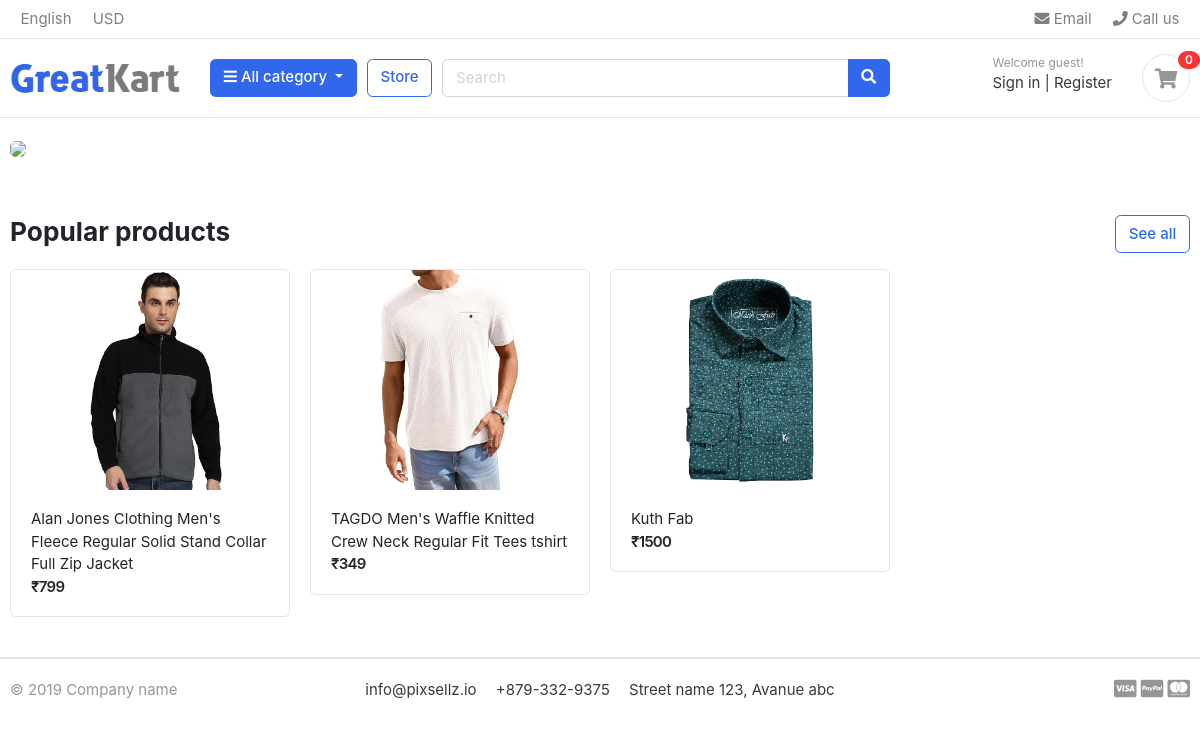
The page / on the database its author committed.
### stores/models.py (models this page shows, shortened)
class Product(models.Model):
  product_name = models.CharField(max_length=200, unique=True)
  slug = models.SlugField(max_length=200, unique=True)
  description = models.TextField(max_length=500, blank=True)
  price = models.IntegerField()
  images = models.ImageField(upload_to='photos/products')
  stock = models.IntegerField()
  is_available = models.BooleanField(default=True)
  category = models.ForeignKey('category.Category', on_delete=models.CASCADE)
  created_date = models.DateTimeField(auto_now_add=True)
  modified_date = models.DateTimeField(auto_now=True)
  class Meta:
    verbose_name = 'product'
    verbose_name_plural = 'products'
  def get_url(self):
    return reverse('product_detail', args=[self.category.slug, self.slug])

### smartKart/views.py (the view)
# urls.py: 2. Add a URL to urlpatterns:  path('', views.home, name='home')
def home(request):
    products = Product.objects.all().filter(is_available=True)
    for product in products:
        print(product.images.url)
    context = {'products': products}
    return render(request, 'home.html', context)

### carts/context_processors.py (called while the page is built)
def counter(request):
    cart_count = 0
    if 'admin' in request.path:
        return {}
    else:
        try:
            cart = Cart.objects.filter(cart_id=_cart_id(request))
            if request.user.is_authenticated:
                cart_items = CartItem.objects.all().filter(user = request.user)
            else:
                cart_items = CartItem.objects.all().filter(cart=cart[:1])
            for cart_item in cart_items:
                cart_count += cart_item.quantity
        except Cart.DoesNotExist:
            cart_count = 0
    return dict(cart_count=cart_count)

### carts/views.py (called while the page is built)
def _cart_id(request):
    cart = request.session.session_key
    if not cart:
        cart = request.session.create()
    return cart

### category/contex_processors.py (called while the page is built)
def menu_links(request):
    links = Category.objects.all()
    return dict(links=links)

### category/models.py (called while the page is built)
  def get_url(self):
    return reverse('products_by_category', args=[self.slug])

### templates/home.html
{% extends "base.html" %}
{% load static %}
{% block content %}
<section class="section-intro padding-y-sm">
<div class="container">
<div class="intro-banner-wrap">
	<img src="{% static 'images/banners/banner.jpg' %}" class="img-fluid rounded">
</div>
</div>
</section>
<section class="section-name padding-y-sm">
<div class="container">
<header class="section-heading">
	<a href="{% url "store" %}" class="btn btn-outline-primary float-right">See all</a>
	<h3 class="section-title">Popular products</h3>
</header>
<div class="row">
	{% for product in products %}
	<div class="col-md-3">
		<div class="card card-product-grid">
			<a href="{{ product.get_url }}"" class="img-wrap">
				<img src="{{ product.images.url }}" alt="{{ product.product_name }}">
			</a>
			<figcaption class="info-wrap">
				<a href="{{ product.get_url }}"" class="title">{{ product.product_name }}</a>
				<div class="price-wrap">
					<span class="price">₹{{ product.price }}</span>
				</div>
			</figcaption>
		</div>
	</div>
	{% endfor %}
</div>
</div>
</section>
</body>
</html>
{% endblock content %}

### static/css/ui.css (style rules this page uses)
html { font-family: "Inter", sans-serif; font-size: 15px; }
.img-wrap { text-align: center; display: block; }
.img-wrap img { max-width: 100%; }
.price-wrap { letter-spacing: -0.7px; }
.padding-y-sm { padding-top: 20px; padding-bottom: 20px; }
.section-heading { margin-bottom: 20px; margin-top: 15px; }
.section-title { color: #212529; }
[class*=card-product] a.title { color: #212529; display: block; }
[class*=card-product] .img-wrap { overflow: hidden; position: relative; }
[class*=card-product] .img-wrap img { height: 100%; max-width: 100%; width: auto; display: inline-block; -o-object-fit: cover; object-fit: cover; }
.card-product-grid { margin-bottom: 20px; }
.card-product-grid .img-wrap { border-radius: 0.2rem 0.2rem 0 0; height: 220px; }
.card-product-grid .info-wrap { overflow: hidden; padding: 18px 20px; }
.card .img-wrap { overflow: hidden; }
.price { font-weight: 600; color: #212529; }

### rows shown on the page
Product: images (picture), product_name "Alan Jones Clothing Men's Fleece Regular Solid Stand Collar Full Zip Jacket", price "799"
Product: images (picture), product_name "TAGDO Men's Waffle Knitted Crew Neck Regular Fit Tees tshirt", price "349"
Product: images (picture), product_name "Kuth Fab", price "1500"

### other values the page prints
{{ cart_count }} "0"
